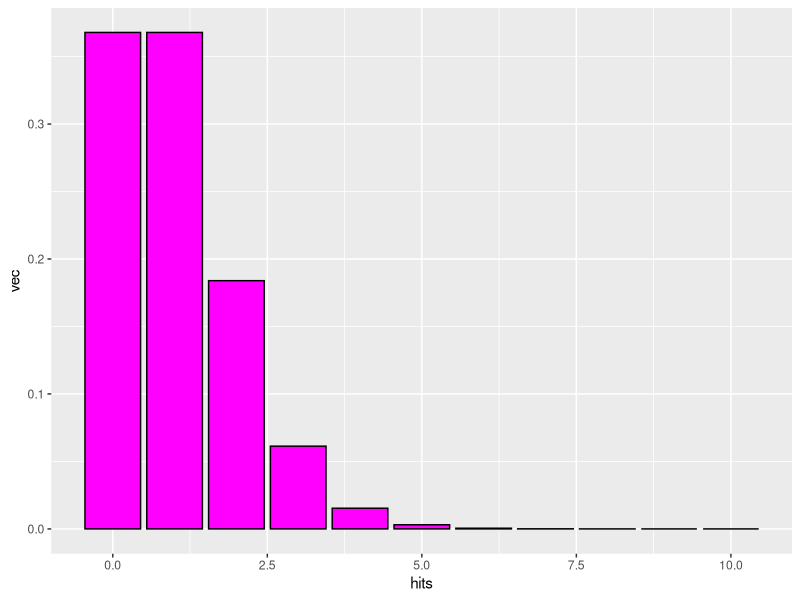
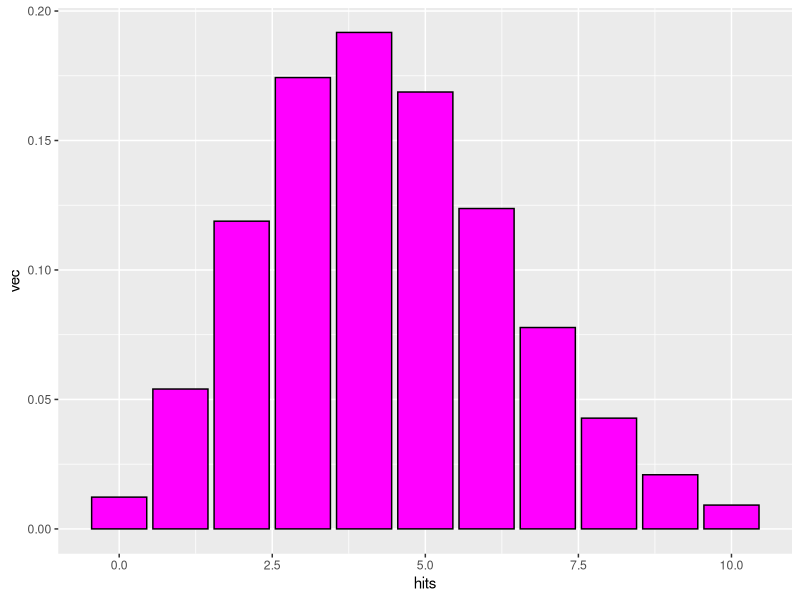
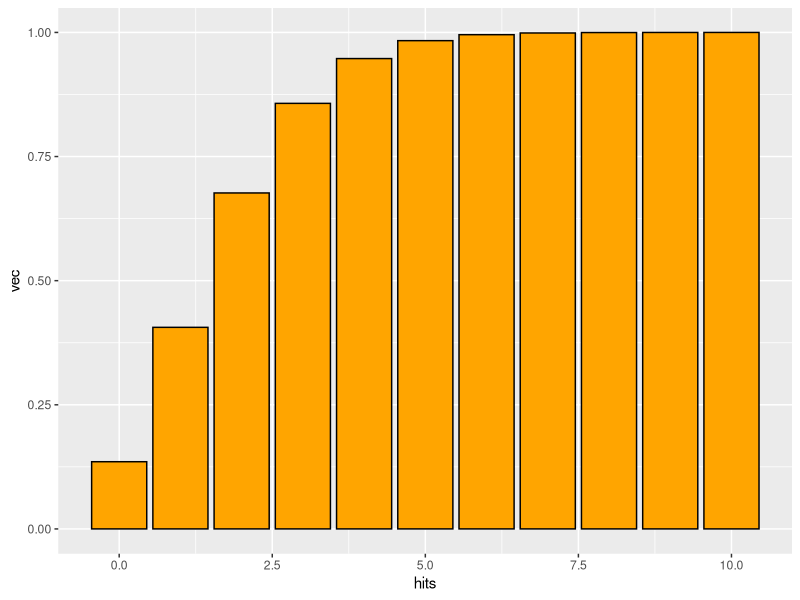
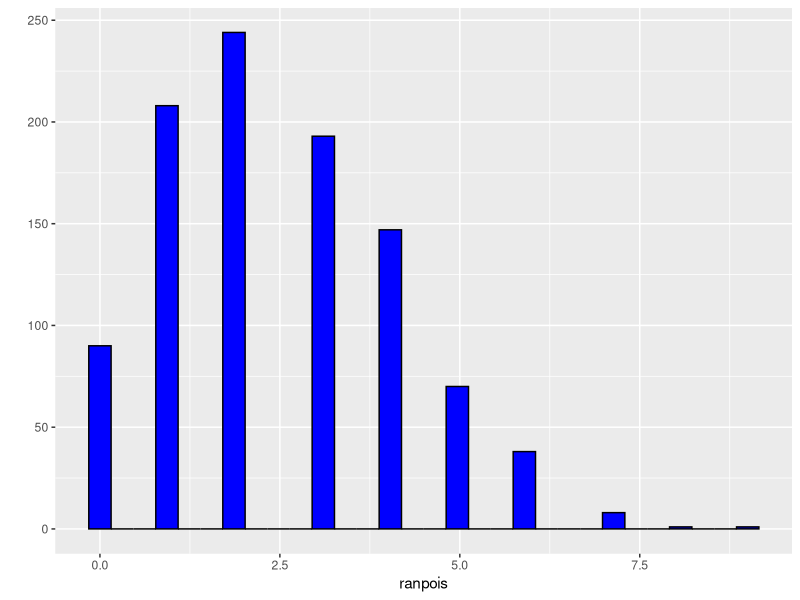
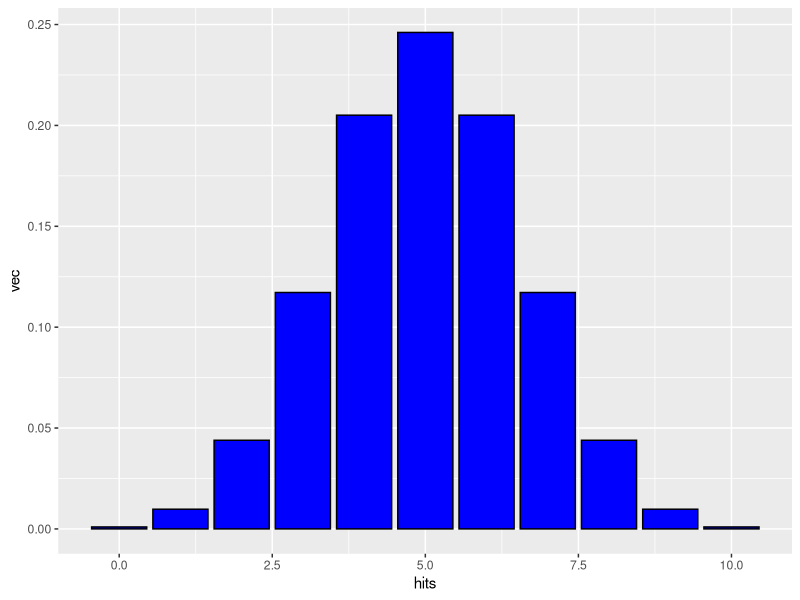
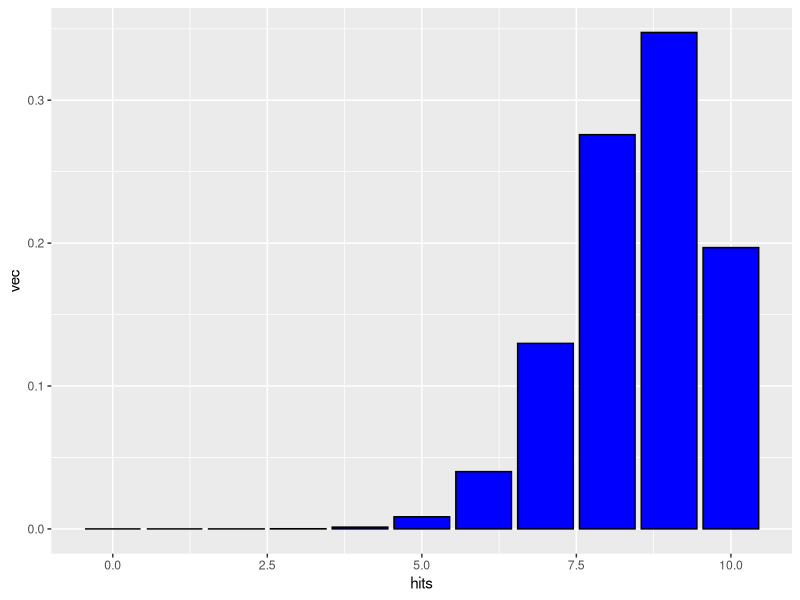
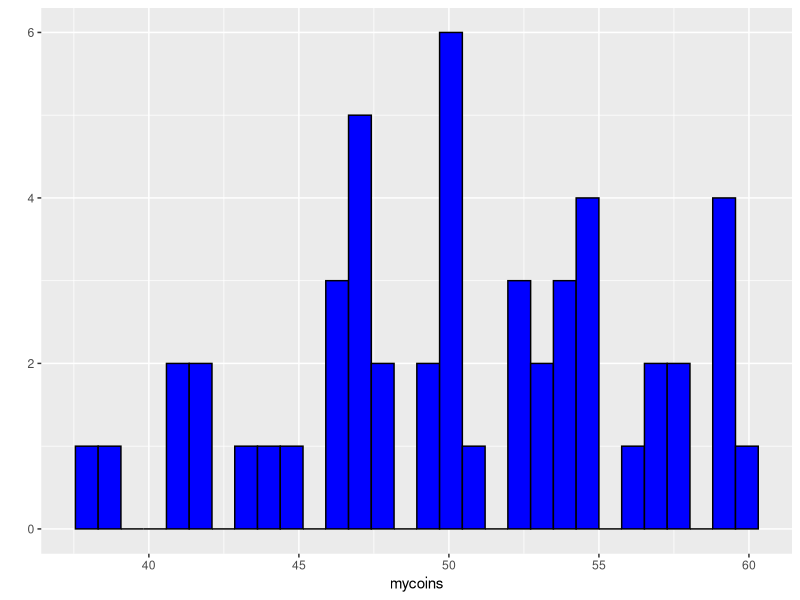
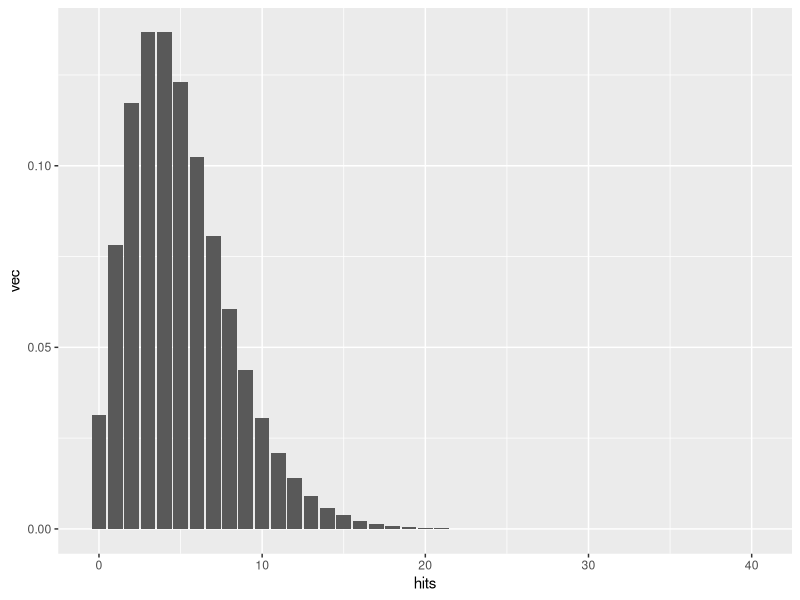

Write R code to recreate these figures, in order.
# probability learnins
# 18 Feb 2020

# d denotes probability density function
# p denotes cumulative probability distribution
# q denotes quantile function (inverse of p function)
# r denotes random number generator

library(ggplot2)
library(MASS)


# poisson distribution ----------------------------------------------------

# discrete 0 to infinity
# a single parameter: lambda > 0 (continuous)
# lambda is a constant rate parameter (observations/unit time or /unit area)

# d function for probability density
hits<-0:10
vec<-dpois(x=hits,lambda=1)
qplot(x=hits,
      y=vec,
      geom="col",
      color=I("black"), # color and fill require I (identity) function here because ggPlot thinks you want to make different groups with different colors
      fill=I("magenta")
      )

hits<-0:10
vec<-dpois(x=hits,lambda=4.4)
qplot(x=hits,
      y=vec,
      geom="col",
      color=I("black"),
      fill=I("magenta"))
sum(vec)

# for a poisson with lambda=2, what is the probability that a single draw will yield a zero?
dpois(x=0,lambda=2)

hits<-0:10
vec<-ppois(q=hits,lambda=2)
qplot(x=hits,
      y=vec,
      geom="col",
      color=I("black"),
      fill=I("orange"))
# for poisson with lambda=2, what is the probability that single random draw will yield x<=1?
ppois(q=1,lambda=2)
p1<-dpois(x=1,lambda=2)
p2<-dpois(x=0,lambda=2)
p1+p2

# the q function is the reverse of p
qpois(p=0.5,lambda=2.5)

# simulate a poisson to get actual values
ranpois<-rpois(n=1000,lambda=2.5)
qplot(x=ranpois,
      color=I("black"),
      fill=I("blue"))
quantile(x=ranpois,probs=c(0.025,0.975))


# binomial distribution ---------------------------------------------------

# describes a single process with dichotomous outcome (yes,no)
# p=probability of outcome (successes/iterations)
# parameters: size=number of trials, x=distribution of possible outcomes
# outcome x is bounded by 0 and size

# density function for binomial
hits<-0:10
vec<-dbinom(x=hits,size=10,prob=0.5)
qplot(x=hits,y=vec,geom="col",color=I("black"),
      fill=I("blue"))

# what is the probability of getting 5 heads out of 10 tosses

dbinom(x=5,size=10,prob=0.5)

# biased coin
hits<-0:10
vec<-dbinom(x=hits,size=10,prob=0.85)
qplot(x=hits,y=vec,geom="col",color=I("black"),
      fill=I("blue"))

# p function for tail probability
pbinom(q=4,size=9,prob=0.5)

# what is a 95% confidence interval for 100 trials of a coin with p=0.7?
qbinom(p=c(0.027,0.975),size=100,prob=0.7)

# how does this compare to a sample interval for real data?
mycoins<-rbinom(n=50,
                size=100,
                prob=0.5)
qplot(x=mycoins,
      color=I("black"),
      fill=I("blue"))
quantile(x=mycoins, probs=c(0.025,0.975))


# negative binomial -------------------------------------------------------

# number of failures in a series of Bernouli trials with p=probability of success before a targeted number of successes (=size)
# generates a distribution that is more heterogeneous (overdispersed) than Poisson 

hits<-0:40
vec<-dnbinom(x=hits,size=5,prob=0.5) # how many tails will I get until I get five heads on a fair coin?
vec
qplot(x=hits,y=vec,geom="col")


# geometric series where number of successes=1
# each bar is a constant fraction of the one that came before it with prob= 1-p
vec<-dnbinom(x=hits,
             size=1,
             prob=0.1)
qplot(x=hits,y=vec,geom="col")

# alternatively specify mean = mu of distribution and size
# this gives us a Poisson distribution with a lambda value that varies

# dispersion parameter is the shape parameter from a gamma distribution
#as it increases, the variance gets smaller
nbiran<-rnbinom(n=1000,
                size=0.1,
                mu=5)
qplot(nbiran)
